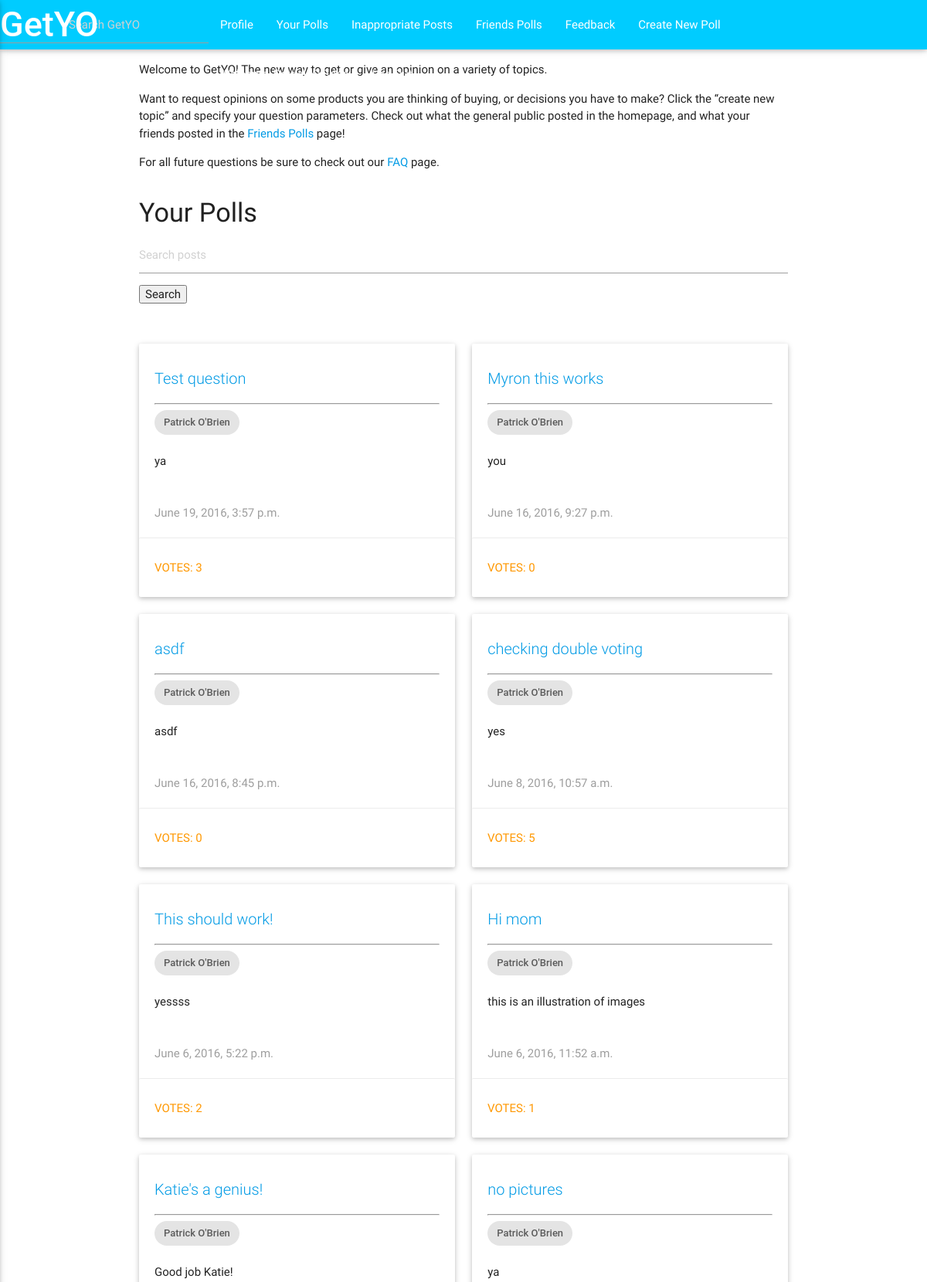
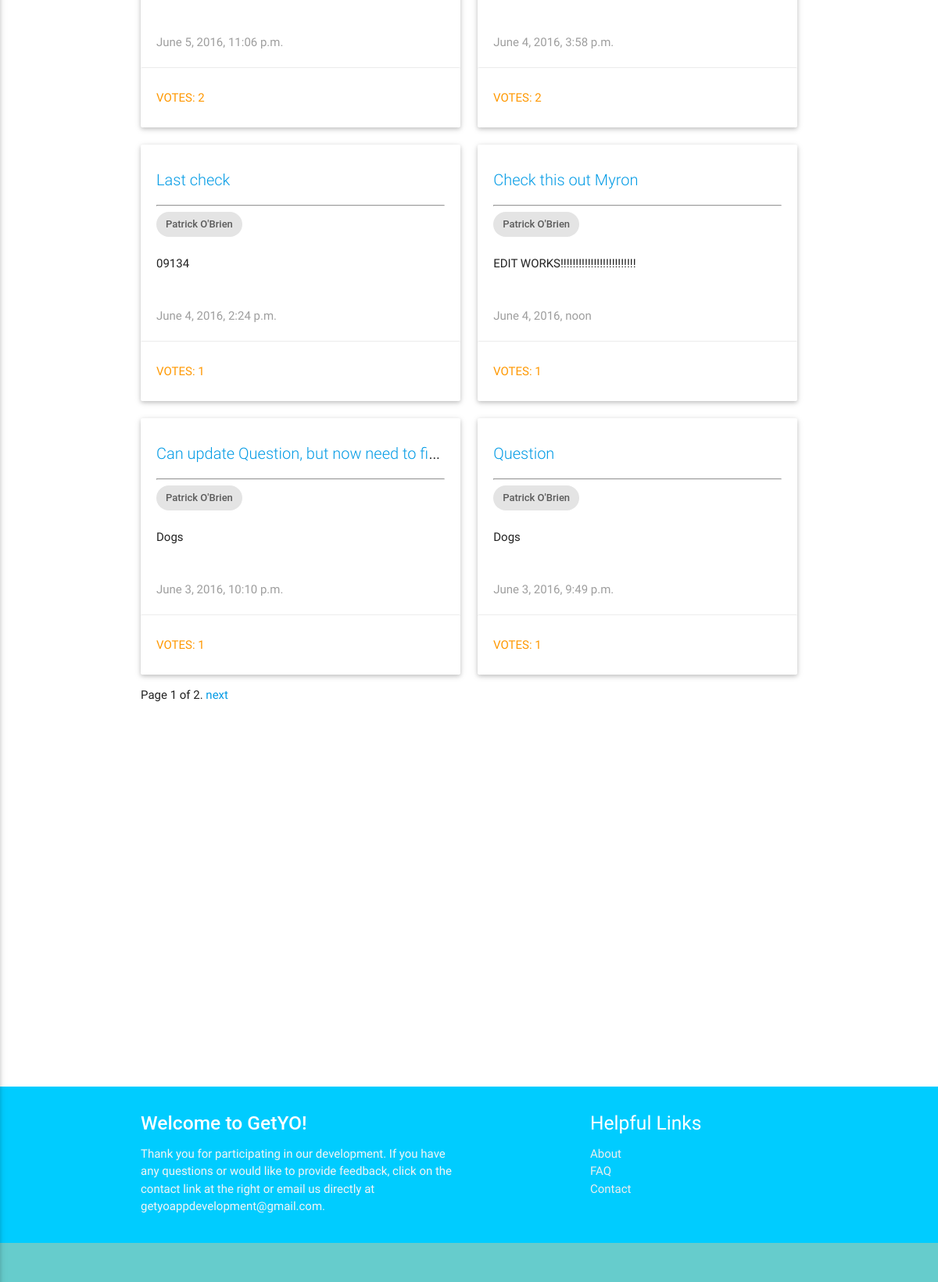
/app/your_posts/ (signed in), run on the app's committed database (2 pictures, top to bottom).
### imo_app/models.py (models this page shows, shortened)
class Question(models.Model):
    author = models.ForeignKey(UserProfile, on_delete=models.CASCADE)
    author_name = models.CharField(max_length=200, default='')
    question_text = models.CharField(max_length=200)
    description = models.TextField(default = '')
    category = models.CharField(max_length=50, default='')
    pub_date = models.DateTimeField('date published')
    choice1 = models.CharField(null=True, blank=True, default = '', max_length = 200)
    image1 = models.ImageField(null=True, blank=True)
    choice2 = models.CharField(null=True, blank=True, default = '', max_length = 200)
    image2 = models.ImageField(null=True, blank=True)
    choice3 = models.CharField(null=True, blank=True, default = '', max_length = 200)
    image3 = models.ImageField(null=True, blank=True)
    total_votes = models.IntegerField(default = 0)
    inappropriate = models.IntegerField(default=0)
    class Meta:
        ordering = ['-pub_date']

class UserProfile(models.Model):
    user = models.OneToOneField(User)
    name = models.CharField(max_length=200, default='')
    gender = models.CharField(default='', blank=True, max_length=15)
    picture = models.ImageField(blank=True, null=True, default='')
    birthday = models.DateField(blank=True, null=True)
    about = models.TextField(null = True, blank = True, default='')
    motto = models.CharField(max_length=200, null = True, blank=True, default='')
    total_friends = models.IntegerField(default=0)
    inappropriate = models.IntegerField(default=0)
    join_date = models.DateField(blank=True, null=True)
    sponsor = models.BooleanField(default=False)
    verification = models.BooleanField(default=False)
    activation_key = models.CharField(max_length=100, default='')
    terms_of_service = models.BooleanField(default=False)

### imo_app/views.py (the view)
@login_required
def your_posts(request):
    current_user = request.user
    author = UserProfile.objects.get(id=current_user.id)
    q_list = Question.objects.filter(author=author)
    if request.GET.get("q"):
        query = request.GET.get("q")
        q_list = search_bars(q_list, query)
    paginator = Paginator(q_list, 12) # Show 25 contacts per page
    page = request.GET.get('page')
    try:
        q = paginator.page(page)
    except PageNotAnInteger:
        q = paginator.page(1)
    except EmptyPage:
        q = paginator.page(paginator.num_pages)
    context = {'q_all': q, 'current_user': current_user}
    return render(request, 'imo_app/your_posts.html', context)

### imo_app/templates/imo_app/your_posts.html (shortened to what this page needs)
{% extends "imo_app/base.html" %}
{% block content %}
  <div class="row">
    <div class="col m12">
      <p>Welcome to GetYO!  The new way to get or give an opinion on a variety of topics.</p>
      <p>Want to request opinions on some products you are thinking of buying, or decisions you have to make?
        Click the “create new topic” and specify your question parameters.  Check out what the general public posted
        in the homepage, and what your friends posted in the <a href="{% url 'imo_app:friends_polls' %}">Friends Polls</a> page!</p>
      <p>For all future questions be sure to check out our <a href="{% url 'imo_app:faq' %}">FAQ</a> page.</p>
    </div>
  </div>
      <h4>Your Polls</h4>
      <div class="row">
        <div class="col m12">
        <form method='GET' action=''>
        <input type='text' name='q' placeholder='Search posts' value='{{ request.GET.q }}' />
        <input type='submit' value='Search' />
        </form>
        <br></br>
      </div>
        {% for i in q_all %}
          <div class="col m6">
            <div class="card" >
              <div class="card-content">
                <span class="card-title truncate"><a href="{% url 'imo_app:detail' i.id %}"style = "font-size: 20px">{{ i.question_text }}</a></span>
                <hr></hr>
                <div class="chip">
                  {{ i.author.user.first_name}} {{ i.author.user.last_name}}
                </div>
                <br></br>
                <p class="truncate">{{ i.description }}</p>
                <br></br>
                <p class="grey-text">{{ i.pub_date }}</p>
              </div>
              <a href="{% url 'imo_app:detail' i.id %}"><div class="orange-text waves-effect waves-teal card-action btn-flat" style="width:100%; height: 100%">
              {% if i.total_votes < 1 %}
              Votes: 0
              {% else %}
              Votes: {{ i.total_votes }}
              {% endif %}
              </div></a>
            </div>
          </div>
        {% endfor %}
        <div class="col s12">
        <div class="pagination">
            <span class="step-links">
                <span class="current">
                    Page {{ q_all.number }} of {{ q_all.paginator.num_pages }}.
                </span>
                {% if q_all.has_next %}
                    <a href="?page={{ q_all.next_page_number }}{% if request.GET.q %}&q={{ request.GET.q }}{% endif %}">next</a>
                {% endif %}
            </span>
        </div>
      </div>
    </div>
    <br></br>
    <br></br>
    <br></br>
    <br></br>
    <br></br>
    <br></br>
    <br></br>
{% endblock content %}

### imo_app/templates/imo_app/base.html (shortened to what this page needs)
<!DOCTYPE html>
{% load staticfiles %}
<html>
  <head>
    <link rel="stylesheet" type="text/css" href="{% static 'imo_app/css/imo.css' %}" />
    <link rel="stylesheet" type="text/css" href="{% static 'materialize/css/materialize.min.css' %}" />
  </head>
  <body>
    <div class = "navbar-fixed">
      <div class="col s12">
        <nav>
          <div class="nav-wrapper" style="background-color: #00CCFF">
            {% if user.is_authenticated %}
              <a href = "{% url 'imo_app:index' %}" class="brand-logo" style="font-size: 45px"><strong>GetYO</strong></a>
              <ul class="right hide-on-med-and-down">
                <li>
                  <form action="{% url 'imo_app:search' %}" method="GET">
                    <input type='text' style="width: 270px" class = "center-align" name='a' placeholder='Search GetYO' value='{{ request.GET.a }}'/>
                  </form>
                </li>
                <li><a href="{% url 'imo_app:profile' %}">Profile</a></li>
                <li><a href="{% url 'imo_app:your_posts' %}">Your Polls</a></li>
                {% if user.is_superuser %}
                  <li><a href="{% url 'imo_app:inappropriate' %}">Inappropriate Posts</a></li>
                {% endif %}
                <li><a href="{% url 'imo_app:friends_polls' %}">Friends Polls</a></li>
                <li><a href="{% url 'imo_app:feedback_index' %}">Feedback</a></li>
                <li><a href="{% url 'imo_app:view_newentry' %}">Create New Poll</a></li>
                <li style="font-size: 16px"><a>Welcome, {{ user.first_name }} {{user.last_name}}</a><a href = "{% url 'imo_app:user_logout' %}"> Log Out</a></li>
              </ul>
            {% endif %}
          </div>
        </nav>
      </div>
    </div>
    <div class="container">
      {% block content %}
      {% endblock %}
      <br></br>
      <br></br>
      <br></br>
    </div>
    <footer class="page-footer" style="background-color: #00CCFF">
      <div class="container" >
        <div class="row">
          <div class="col l6 s12">
            <h5 class="white-text"><strong>Welcome to GetYO!</strong></h5>
            <p class="grey-text text-lighten-4">Thank you for participating in our development.
            If you have any questions or would like to provide feedback,
            click on the contact link at the right or email us directly at getyoappdevelopment@gmail.com.</p>
          </div>
          <div class="col l4 offset-l2 s12">
            <h5 class="white-text">Helpful Links</h5>
            <ul>
              <li><a class="grey-text text-lighten-3" href="{% url 'imo_app:about' %}">About</a></li>
              <li><a class="grey-text text-lighten-3" href="{% url 'imo_app:faq' %}">FAQ</a></li>
              <li><a class="grey-text text-lighten-3" href="mailto:getyoappdevelopment@gmail.com">Contact</a></li>
            </ul>
          </div>
        </div>
      </div>
      <div class="footer-copyright" style="background-color: #66CCCC">
      </div>
    </footer>
  </body>
</html>

### data on the page
Question: question_text "Test question", author.user.first_name "Patrick", author.user.last_name "O'Brien", description "ya", pub_date "June 19, 2016, 3:57 p.m.", total_votes "3"
Question: question_text "Myron this works", author.user.first_name "Patrick", author.user.last_name "O'Brien", description "you", pub_date "June 16, 2016, 9:27 p.m.", total_votes "VOTES: 0"
Question: question_text "asdf", author.user.first_name "Patrick", author.user.last_name "O'Brien", description "asdf", pub_date "June 16, 2016, 8:45 p.m.", total_votes "VOTES: 0"
Question: question_text "checking double voting", author.user.first_name "Patrick", author.user.last_name "O'Brien", description "yes", pub_date "June 8, 2016, 10:57 a.m.", total_votes "5"
Question: question_text "This should work!", author.user.first_name "Patrick", author.user.last_name "O'Brien", description "yessss", pub_date "June 6, 2016, 5:22 p.m.", total_votes "2"
Question: question_text "Hi mom", author.user.first_name "Patrick", author.user.last_name "O'Brien", description "this is an illustration of images", pub_date "June 6, 2016, 11:52 a.m.", total_votes "1"
Question: question_text "Katie's a genius!", author.user.first_name "Patrick", author.user.last_name "O'Brien", description "Good job Katie!", pub_date "June 5, 2016, 11:06 p.m.", total_votes "2"
Question: question_text "no pictures", author.user.first_name "Patrick", author.user.last_name "O'Brien", description "ya", pub_date "June 4, 2016, 3:58 p.m.", total_votes "2"
Question: question_text "Last check", author.user.first_name "Patrick", author.user.last_name "O'Brien", description "09134", pub_date "June 4, 2016, 2:24 p.m.", total_votes "1"
Question: question_text "Check this out Myron", author.user.first_name "Patrick", author.user.last_name "O'Brien", description "EDIT WORKS!!!!!!!!!!!!!!!!!!!!!!!!!", pub_date "June 4, 2016, noon", total_votes "1"
Question: question_text "Can update Question, but now need to fi…", author.user.first_name "Patrick", author.user.last_name "O'Brien", description "Dogs", pub_date "June 3, 2016, 10:10 p.m.", total_votes "1"
Question: question_text "Question", author.user.first_name "Patrick", author.user.last_name "O'Brien", description "Dogs", pub_date "June 3, 2016, 9:49 p.m.", total_votes "1"

### other printed values
{{ user.first_name }} "Patrick"
{{ user.last_name }} "O'Brien"
{{ q_all.number }} "1"
{{ q_all.paginator.num_pages }} "2"
